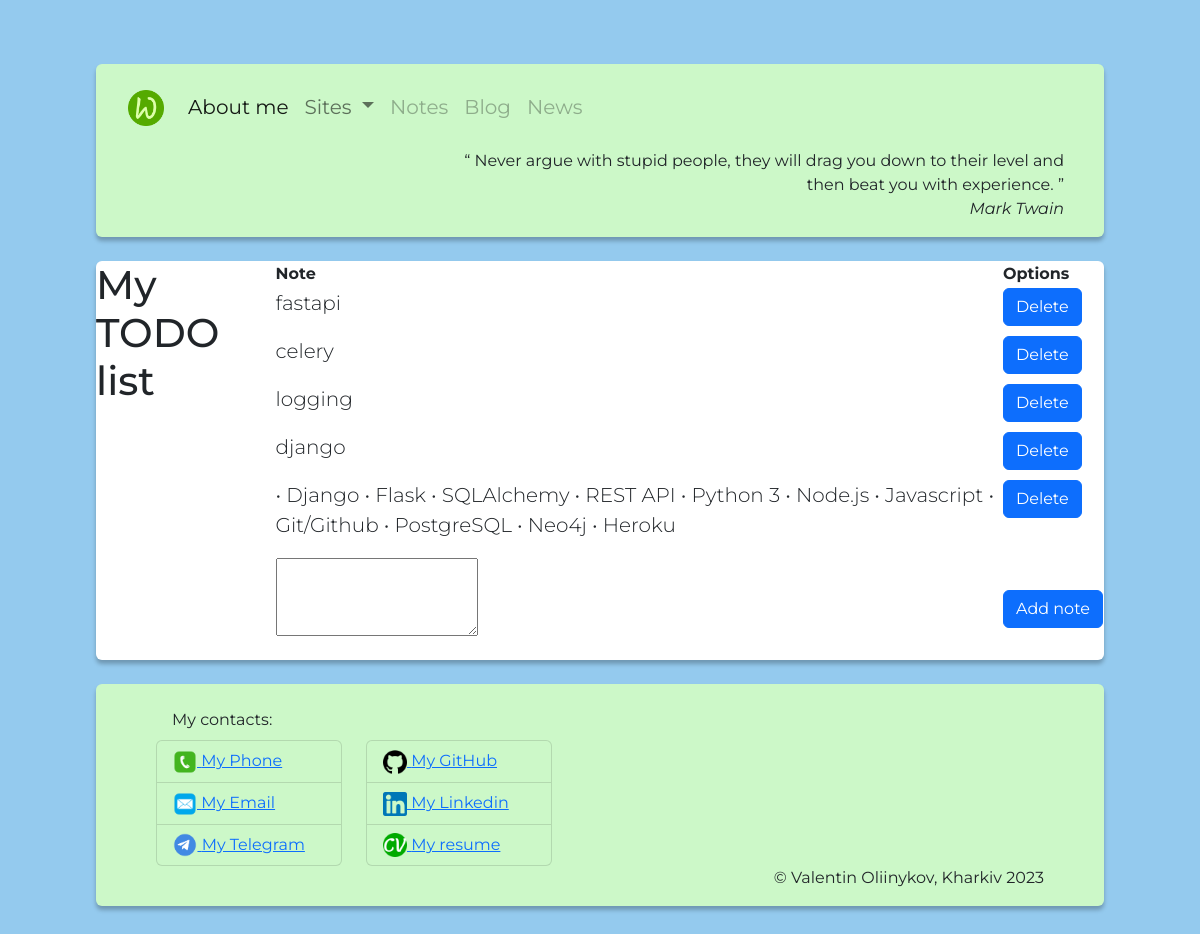
The app's page /notes/ with its own data.
### notes/models.py (models this page shows, shortened)
class Note(models.Model):
    text_content = models.TextField()
    created = models.DateTimeField(auto_now=True)
    class Meta:
        db_table = "notes"
        ordering = ["created"]

### notes/views.py (the view, shortened to what this page needs)
# urls.py: path("notes/", include("notes.urls")),
@http.require_http_methods(["GET", "POST"])
def notes(request):
    template = "notes/notes.html"
    notes = Note.objects.all()
    form = NoteForm()
    return render(
        request,
        template_name="notes/notes.html",
        context={"notes": notes, "form": form}
    )

### notes/forms.py
class NoteForm(forms.ModelForm):
    class Meta:
        model = Note
        fields = ("__all__")  # все поля
        widgets = {
            'text_content': forms.Textarea(attrs={'cols': 20, 'rows': 3}),
        }
        labels = {"text_content": _('')}

### components/quotes.py (called while the page is built)
def get_json_data(path_):
    with open(path_, 'r') as json_object:
        json_data = json.load(json_object)
    return json_data

def random_quote(path = path_to_json):
    try:
        quotes = get_json_data(path)
        return random.choice(quotes)
    except FileNotFoundError as fnfe:
        print(fnfe)
        return

### notes/midlewares.py (called while the page is built)
def categories_sites(request):
    return {"categories": Category.objects.all()}

def quotes_random(request):
    path_to_json = DATABASES_QUOTER
    return {'random_quote': random_quote(path_to_json)
    }

### templates/notes/notes.html (shortened to what this page needs)
{% extends "base.html" %}
{% block content %}
    <h1>My TODO list</h1>
    <br />
    <table class=".table">
        <tr>
            <th>Note</th>
            <th>Options</th>
        </tr>
        {% for n in notes %}
        <tr>
            <td><p class="lead">{{n.text_content}}</p></td>
            <td class="btn-group">
                <a href="/notes/delete/{{ n.pk }}">
                    <button class="btn btn-primary">Delete</button>
                </a>
            </td>
        </tr>
        {% endfor %}
        <tr>
            <form method="POST" class="form-horizontal">
                <td>{{form.as_p}}</td>
                <td><input type="submit" value="Add note" class="btn btn-primary"></td>
            </form>
        </tr>
    </table>
{% endblock %}

### notes/static/styles.css (style rules this page uses)
:root { --all_width: 90%; --back_color: rgb(204, 248, 200); }
body { font-family: "Montserrat", sans-serif; padding: 40px 40px 40px 40px; background-color: rgb(148, 202, 238); background-image: url("/static/media/background_forest.jpeg"); background-repeat: space; background-position: center; background-attachment: fixed; background-size: 100%; }

### records on screen
Note: text_content "fastapi"
Note: text_content "celery"
Note: text_content "logging"
Note: text_content "django"
Note: text_content "• Django • Flask • SQLAlchemy • REST API • Python 3 • Node.js • Javascript • Git/Github • PostgreSQL • Neo4j • Heroku"

### other values on screen
{{ random_quote.0 }} "Never argue with stupid people, they will drag you down to their level and then beat you with experience."
{{ random_quote.1 }} "Mark Twain"
